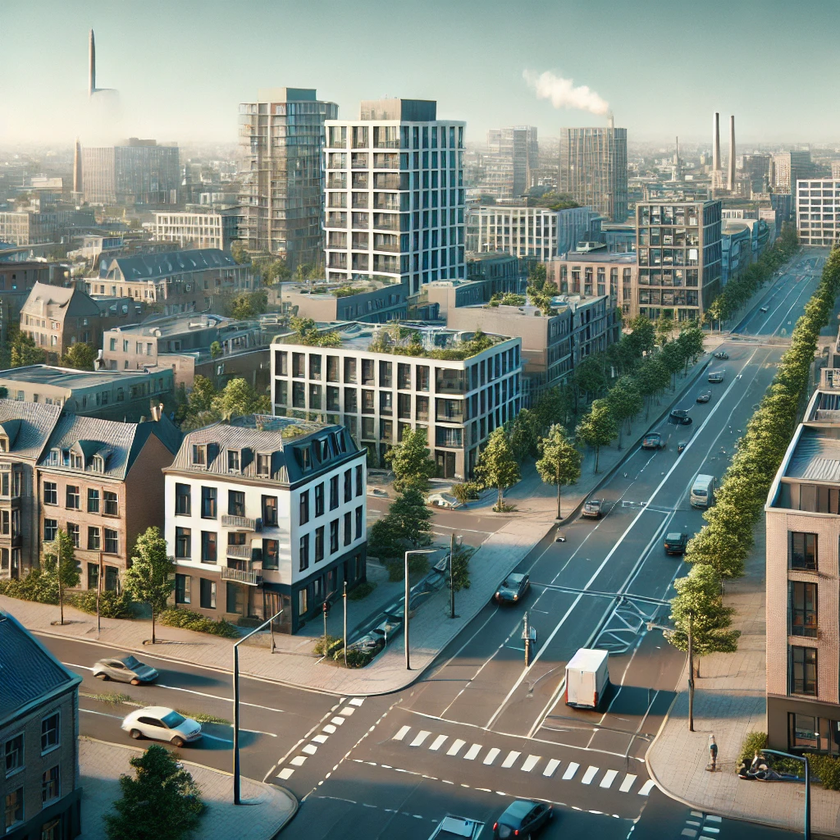
#> input picture Trabalho_01/image/cidade_1024X1024.png, 840 x 840 px, shrunk from 1024 x 1024 before the run
$ python q2.py
#> lines starting #> are read from the running program, lines starting #| are printed output that depends on the picture
#> further down, imagem is the input picture: shape (840, 840, 3); mean B, G, R 120.8, 130.9, 122.4
import cv2
import numpy as np

def inverter_cores(imagem):
    # Criar uma nova matriz para armazenar a imagem invertidaS
    imagem_negativa = np.zeros_like(imagem)

    # Iterar sobre cada pixel e inverter as cores
    altura, largura, canais = imagem.shape
#> altura = 840; largura = 840; canais = 3
    for i in range(altura):
        for j in range(largura):
            for c in range(canais):
                # Subtrair o valor do pixel de 255 para inverter a cor
                imagem_negativa[i, j, c] = 255 - imagem[i, j, c]
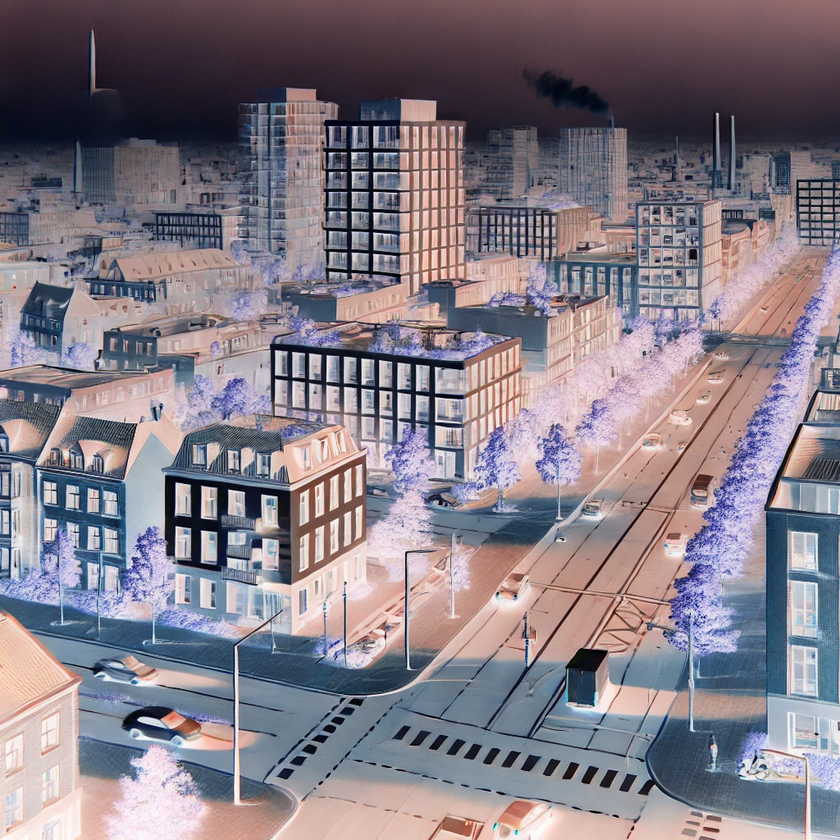
#> imagem_negativa: shape (840, 840, 3); mean B, G, R 134.2, 124.1, 132.6

    return imagem_negativa

# Carregar a imagem com OpenCV
imagem = cv2.imread('../image/cidade_1024X1024.png')

# Inverter as cores
imagem_negativa = inverter_cores(imagem)

# Salvar a imagem negativaS
cv2.imwrite('imagem_negativa.png', imagem_negativa)
